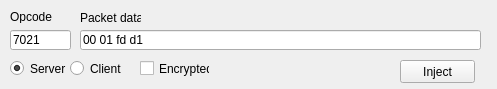
<?xml version="1.0" encoding="UTF-8"?>
<ui version="4.0">
 <class>injection</class>
 <widget class="QWidget" name="injection">
  <property name="geometry">
   <rect>
    <x>0</x>
    <y>0</y>
    <width>497</width>
    <height>89</height>
   </rect>
  </property>
  <property name="minimumSize">
   <size>
    <width>497</width>
    <height>89</height>
   </size>
  </property>
  <property name="maximumSize">
   <size>
    <width>497</width>
    <height>89</height>
   </size>
  </property>
  <property name="windowTitle">
   <string>Silkroad Packet Injector - ProjectHax.com</string>
  </property>
  <property name="windowIcon">
   <iconset resource="analyzer.qrc">
    <normaloff>:/phAnalyzer/PH.png</normaloff>:/phAnalyzer/PH.png</iconset>
  </property>
  <widget class="QLineEdit" name="txtOpcode">
   <property name="geometry">
    <rect>
     <x>10</x>
     <y>30</y>
     <width>61</width>
     <height>20</height>
    </rect>
   </property>
   <property name="text">
    <string>7021</string>
   </property>
   <property name="maxLength">
    <number>4</number>
   </property>
  </widget>
  <widget class="QLineEdit" name="txtData">
   <property name="geometry">
    <rect>
     <x>80</x>
     <y>30</y>
     <width>401</width>
     <height>20</height>
    </rect>
   </property>
   <property name="text">
    <string>00 01 fd d1</string>
   </property>
  </widget>
  <widget class="QRadioButton" name="radClient">
   <property name="geometry">
    <rect>
     <x>70</x>
     <y>60</y>
     <width>51</width>
     <height>17</height>
    </rect>
   </property>
   <property name="text">
    <string>Client</string>
   </property>
   <property name="checked">
    <bool>false</bool>
   </property>
  </widget>
  <widget class="QRadioButton" name="radServer">
   <property name="geometry">
    <rect>
     <x>10</x>
     <y>60</y>
     <width>61</width>
     <height>17</height>
    </rect>
   </property>
   <property name="text">
    <string>Server</string>
   </property>
   <property name="checked">
    <bool>true</bool>
   </property>
  </widget>
  <widget class="QCheckBox" name="chkEncrypted">
   <property name="geometry">
    <rect>
     <x>140</x>
     <y>60</y>
     <width>70</width>
     <height>17</height>
    </rect>
   </property>
   <property name="text">
    <string>Encrypted</string>
   </property>
  </widget>
  <widget class="QPushButton" name="btnInject">
   <property name="geometry">
    <rect>
     <x>400</x>
     <y>60</y>
     <width>75</width>
     <height>23</height>
    </rect>
   </property>
   <property name="text">
    <string>Inject</string>
   </property>
  </widget>
  <widget class="QLabel" name="label">
   <property name="geometry">
    <rect>
     <x>10</x>
     <y>10</y>
     <width>46</width>
     <height>13</height>
    </rect>
   </property>
   <property name="text">
    <string>Opcode</string>
   </property>
  </widget>
  <widget class="QLabel" name="label_2">
   <property name="geometry">
    <rect>
     <x>80</x>
     <y>10</y>
     <width>61</width>
     <height>16</height>
    </rect>
   </property>
   <property name="text">
    <string>Packet data</string>
   </property>
  </widget>
 </widget>
 <layoutdefault spacing="6" margin="11"/>
 <resources>
  <include location="analyzer.qrc"/>
 </resources>
 <connections>
  <connection>
   <sender>btnInject</sender>
   <signal>clicked()</signal>
   <receiver>injection</receiver>
   <slot>Inject()</slot>
   <hints>
    <hint type="sourcelabel">
     <x>416</x>
     <y>70</y>
    </hint>
    <hint type="destinationlabel">
     <x>365</x>
     <y>67</y>
    </hint>
   </hints>
  </connection>
 </connections>
 <slots>
  <slot>Inject()</slot>
 </slots>
</ui>
